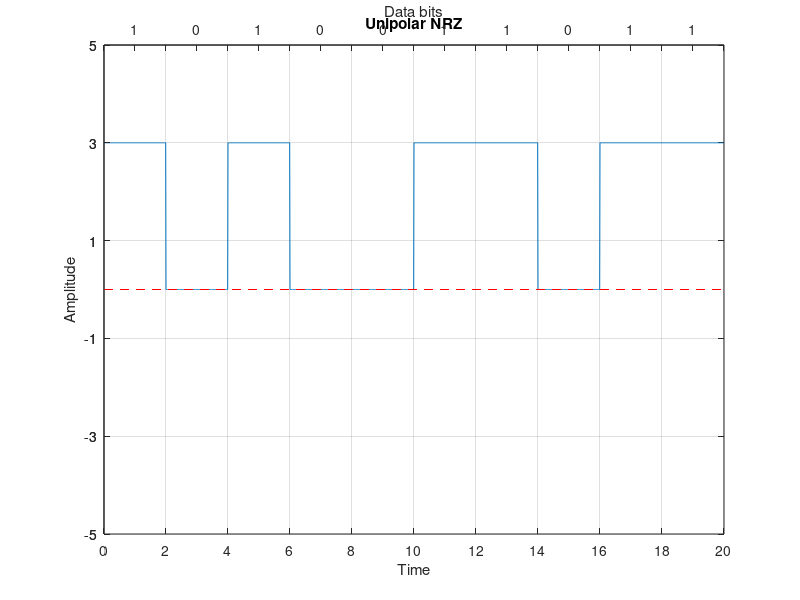

Write the MATLAB code that produced this figure.
clear all;
close all;
clc;

bits = [1 0 1 0 0 1 1 0 1 1];
bit_duration = 2;

fs = 100;
Total_time = length(bits) * bit_duration;   # time needed to send whole data
t = 0: 1/fs: Total_time-(1/fs);

# sender end
for i = 1 : length(bits)
    if bits(i) == 0
      nrzl(((i-1) * bit_duration * fs) + 1 : i * bit_duration * fs) = 0;
    else
      nrzl(((i-1) * bit_duration * fs) + 1 : i * bit_duration * fs) = 3;
    endif
endfor

# ploting
plot(t, nrzl);
xticks([0: bit_duration: Total_time]);
yticks([-5: 2: 5]);
ylim([-5, 5]);
xlim([0, Total_time]);
grid on;
title("Unipolar NRZ");
xlabel("Time");
ylabel("Amplitude");
line ([0, Total_time], [0 0], "linestyle", "--", "color", "r");

% Top axis
ax1=gca;
ax2 = axes('Position', get(ax1, 'Position'), 'Color', 'none');
set(ax2, 'XAxisLocation', 'top');
set(ax2, 'XLim', get(ax1, 'XLim'));
set(ax2, 'YLim', get(ax1, 'YLim'));
set(ax2, 'XTick', [bit_duration/2: bit_duration: Total_time]);
set(ax2, 'YTick', [-5: 2: 5]);
set(ax2, 'XTickLabel', bits);
set(ax2, 'XLabel', 'Data bits');

# receiver end
for i = 1 : length(nrzl)/(bit_duration * fs)
    if nrzl(((i-1) * bit_duration * fs) + 1 : i * bit_duration * fs) == (ones(1, (bit_duration * fs)) .* 3)
        rcv_data(i) = 1;
    else
        rcv_data(i) = 0;
    endif
endfor

disp(rcv_data);
